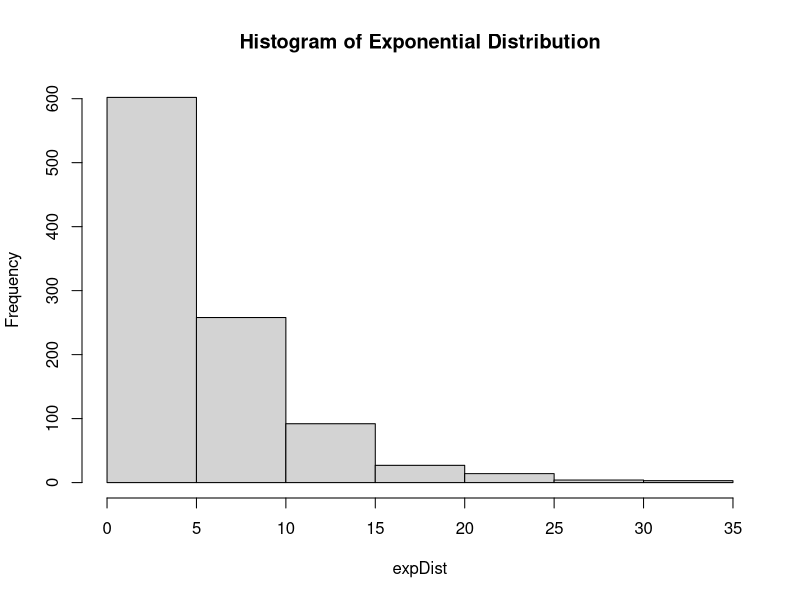
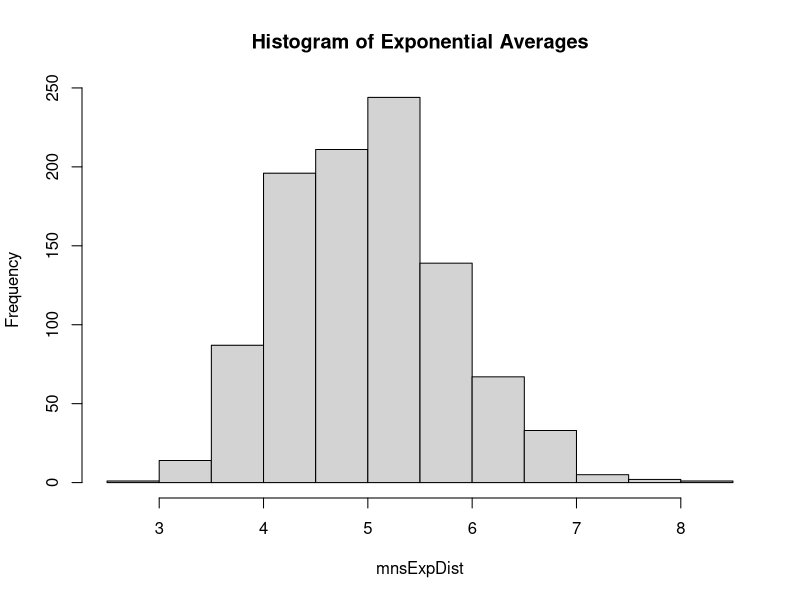

Source code (R) for these figures, in order: (Note: this script raises an error after producing the figures.)
# Simulation Exercise
# Statistical Inference
# Mark Culp
# 3/25/2017


## --------
## Overview:
## --------

# This paper explores simulations on an Exponential Distribution, 
# a distribution that describes the time between events in a 
# Poisson process.  We use R's rexp() function to create 
# samples from an Eponential Distribution, and compare it with 
# the Central Limit Theorem (CLT).  The CLT is one of the most  
# important theorems in statistics which states that the 
# distribution or sum of a large number of independent random 
# variables tends toward a normal distribution regardless of the 
# underlying distribution.  

# First, let's create an exponential distribution sample, and
# examine its properties:

# code start---------------------------

set.seed(0)

# Set parameters for our exponential distribution
n <- 1000
lambda <- 0.2

# Create an exponential distribution
expDist <- rexp(n, lambda)

# Check the range of numbers in distribution
range(expDist)

# Create a histogram of the distribution of exponentials
hist(expDist, main = "Histogram of Exponential Distribution")

# code end ---------------------------

# This histogram shows how the density of the 
# exponential distribution changes according 
# to its rate parameter.  It is downward sloping, 
# at a decreasing rate.  It appears nothing like 
# a normal bell-shaped distribution.

## -----------
## Simulations:  
## -----------

# Now let's run a simulation where we create 
# 1,000 samples of 40 exponential distribution 
# deviates, and calculate the means of the 1,000 
# samples.  These means or averages from the 
# exponential distribution will create a very 
# different distribution.

set.seed(0)

# Reset parameters for our exponential distribution
n <- 40
lambda <- 0.2

# Generate a distribution of 1000 averages of 40 random 
# deviates by sampling the exponential distribution
# and calculate the variances in each sample.
expSample = NULL
mnsExpDist = NULL
varExpDist = NULL
for (i in 1 : 1000) {
  expSample = rexp(n, lambda)
  mnsExpDist = c(mnsExpDist, mean(expSample))
  varExpDist = c(varExpDist, var(expSample))
}

# Create histogram of the distribution of exponential averages
hist(mnsExpDist, main = "Histogram of Exponential Averages")

# Now this distribution appears to be much more normal 
# and bell-shaped.  This is the Central Limits Theorem 
# at work. Lets compare the means and variances of the 
# two distributions with the theoretical mean and variance 
# of an exponential distribution. 

## -----------------------------------
## Sample Mean versus Theoretical Mean
## -----------------------------------

# This distribution of averages is centered at 4.99 while 
# the theoretical center, or mean is 5.  This is consistent 
# with the Law of Large Numbers (LLN) which indicates that 
# a distribution will converge on its theoretical or expected 
# outcomes as the sample size increases.  

# The distribution of 1,000 means is drawn from a sampling 
# of 40,000 exponential distribution deviates.  It approximates 
# the mean better than the sample of 1,000 random deviates 
# drawn directly from the exponential distribution.

# Calculate the mean of the exponential distribution
expDistMean <- round(mean(expDist),3)

# Calculate mean of the distribution of exponential averages
mnsDistMean <- round(mean(mnsExpDist),3)

# Calculate hypothetical mean for the exponential distribution
hypoDistMean <- round(1/lambda,3)

# Combine means in a row
rowMeans <- rbind(c(expDistMean, mnsDistMean, hypoDistMean))

rowMeans

## -------------------------------------------
## Sample Variance versus Theoretical Variance
## -------------------------------------------

# Calculate variance of the exponential distribution
expDistVariance <- round(var(expDist),3)

# Calculate variance of the distribution of exponential averages
mnsExpDistVariance <- round(mean(varExpDist),3)

# Calculate hypothetical mean for the exponential distribution
hypoDistVariance <- (1/lambda)^2

# Combine variances in a row
rowVar <- rbind(c(expDistVariance, mnsExpDistVariance, hypoDistVariance))

rowVar

## -----------------------------------
## Distribution: Assumpt & Conclusions
## -----------------------------------

# We assumed we were dealing with a properly normalized 
# distribution of independent and identically distributed 
# (IID) random variables.  A collection of random variables 
# is independent if they are statistically unrelated from one 
# and another.  They are identically distributed if they 
# were drawn from the same population distribution.  Use of 
# the rexp() function ensures these properties. 

# Our initial histogram of the exponential distribution of 
# averages appeared normal.  We now conduct some tests to 
# assess that fact.

# Standard deviation of distribution
# of exponential averages
sdMns <- sd(mnsExpDist)

# 90 quantile for distribution of 
# exponential averages
mns90quan <- qnorm(0.90, mean = mnsDistMean, sd = sdMns)

# Calculate actual number of random deviates
# from the distribution of exponential averages
# below the 90th quantile
sum(mnsExpDist < mns90quan)

# 75 quantile for distribution of 
# exponential averages
mns75quan <- qnorm(0.75, mean = mnsDistMean, sd = sdMns)

# Calculate actual number of random deviates
# from the distribution of exponential averages
# below the 75th quantile
sum(mnsExpDist < mns75quan)


# We know this distribution is normal because ...

t.test(mnsExpDist)
# 95 percent confidence interval:
# 4.940888 5.038467

# Now we calculate a 95% confidence interval
# for the distribution of averages
5 + c(-1,1) * qnorm(0.975) * sdMns/sqrt(1000)
# [1] 4.95127 5.04873

mean(mnsExpDist)
sum(mnsExpDist > 3.449017 & mnsExpDist < 6.530983)

mnsDistMean + c(-1,1) * qnorm(0.975) * sdMns
# [1] 3.449017 6.530983

# Plot of Rounded Means
# ---------------------
# Round means to one decimal place
rndMeans <- round(mnsExpDist,1)

# Sorted unique mean values
x <- sort(unique(rndMeans))

# Create dataframe
df <- as.data.frame(table(rndMeans))

# Plot the densities of the means
plot(xval, df$Freq, col="blue", xlab="Exponential Means", ylab="Density", type="l",lwd=2, cex=2, main="Density Chart for Rounded Mean Avgs", cex.axis=.8)
